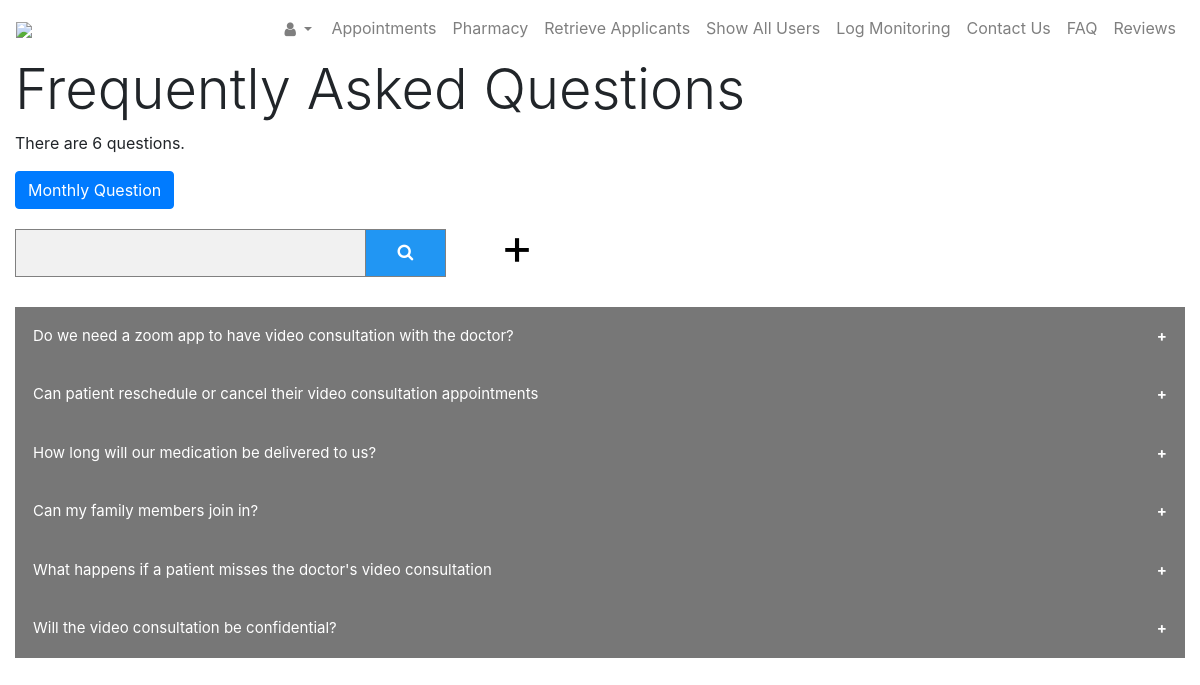
The page /retrieveQns (signed in) on the database its author committed.
### __init__.py (models this page shows)
class FAQs(db.Model):
    id = db.Column(db.Integer, primary_key=True)
    question = db.Column(db.String(120))
    answer = db.Column(db.String(120))
    date = db.Column(db.DateTime)

### __init__.py (the view, shortened to what this page needs)
@app.route('/retrieveQns', methods=['GET', 'POST'])
def retrieve_qns():
    search = SearchBar(request.form)
    qn_list = []
    questions = FAQs.query.all()
    for i in questions:
        item = FAQ(i.id, i.question, i.answer, i.date)
        qn_list.append(item)
    return render_template('FAQ/retrieveQns.html', count=len(qn_list), qn_list=qn_list, form=search)

### Forms.py (shortened to what this page needs)
class SearchBar(Form):
    search = StringField('')
    history = SelectField('', choices=[(1, 1), (2, 2), (3, 3), (4, 4), (5, 5), (6, 6), (7, 7), (8, 8), (9, 9), (10, 10)], default=10)

### __init__.py (called while the page is built)
@app.before_request
def make_session_permanent():
    session.permanent = True
    app.permanent_session_lifetime = timedelta(minutes=10)

@app.after_request
def add_security_headers(resp):
    resp.headers['Content-Security-Policy'] = "script-src" \
                                              "self" \
                                              "https://code.jquery.com/jquery-3.5.1.slim.min.js" \
                                              "https://cdn.jsdelivr.net/npm/bootstrap@4.5.3/dist/js/bootstrap.bundle.min.js" \
                                              "https://stackpath.bootstrapcdn.com/bootstrap/4.5.2/js/bootstrap.min.js" \
                                              "https://cdn.jsdelivr.net/npm/popper.js@1.16.1/dist/umd/popper.min.js" \
                                              "https://cdn.datatables.net/1.10.23/js/jquery.dataTables.min.js" \
                                              "https://cdn.datatables.net/1.10.23/js/dataTables.bootstrap4.min.js"
    return resp

### qns.py (called while the page is built)
    def get_qns_id(self):
        return self.__qns_id

    def get_question(self):
        return self.__question

    def get_answer(self):
        return self.__answer

    def get_date(self):
        return self.__date

### templates/FAQ/retrieveQns.html (shortened to what this page needs)
{% extends "base.html" %}
{% block content %}
<link rel="stylesheet" href="{{ url_for('static' ,filename='css/faq.css' )}}">
<link rel="stylesheet" href="https://cdnjs.cloudflare.com/ajax/libs/font-awesome/4.7.0/css/font-awesome.min.css">
{% from "includes/_formHelper.html" import render_field %}
<h1 class="display-4">Frequently Asked Questions</h1>
<div>
    {% if session['user'] != null %}
        {%if session['user-role'] == "Admin"%}
         {% if count == 0 %}
            <p>There are no question.</p>
            {% elif count == 1 %}
            <p>There is 1 question.</p>
            {% else %}
            <p>There are {{ count }} questions.</p>
            {% endif %}
        <a href="{{url_for('monthly_qn')}}" class="btn btn-primary">Monthly Question</a>
        {%endif%}
    {%endif%}
    <form class='example' method='POST' action="">
        {{ render_field(form.search, class='search') }}
        <button type="submit">
            <i class="fa fa-search"></i>
        </button>
        {% if session['user'] != null %}
             {%if session['user-role'] == "Admin"%}
                <a href="/faq" class="add_qns">+</a>
            {%endif%}
        {% endif %}
    </form>
    {% for question in qn_list %}
        <button class="collapsible">{{ question.get_question() }}</button>
    {% endfor %}
</div>
{% endblock %}

### static/css/main.css (style rules this page uses)
body { background: #EEE }

### static/css/base.css (style rules this page uses)
body { background-color:#ffffff ; }

### static/css/faq.css (style rules this page uses)
.collapsible { background-color: #777; color: white; cursor: pointer; padding: 18px; width: 100%; border: none; text-align: left; outline: none; font-size: 15px; }
.collapsible:after { content: '\002B'; color: white; font-weight: bold; float: right; margin-left: 5px; }
.add_qns { font-size:50px; color:black; margin-left:50px; margin-bottom:30px; }
* { box-sizing: border-box; }
form.example input[type=text] { padding: 10px; width:30%; font-size: 17px; border: 1px solid grey; float: left; margin-top:20px; margin-bottom:30px; background: #f1f1f1; }
form.example button { float: left; margin-top:20px; margin-bottom:30px; width: 80px; padding: 10px; background: #2196F3; color: white; font-size: 17px; border: 1px solid grey; border-left: none; cursor: pointer; }
form.example::after { content: ""; clear: both; display: table; }

### rows shown on the page
FAQs: get_question "Do we need a zoom app to have video consultation with the doctor?"
FAQs: get_question "Can patient reschedule or cancel their video consultation appointments"
FAQs: get_question "How long will our medication be delivered to us?"
FAQs: get_question "Can my family members join in?"
FAQs: get_question "What happens if a patient misses the doctor's video consultation"
FAQs: get_question "Will the video consultation be confidential?"

### other values the page prints
{{ count }} "6"
